Frame 1 (no input): blank canvas, image omitted
Frame 60 (no input): blank canvas, image omitted
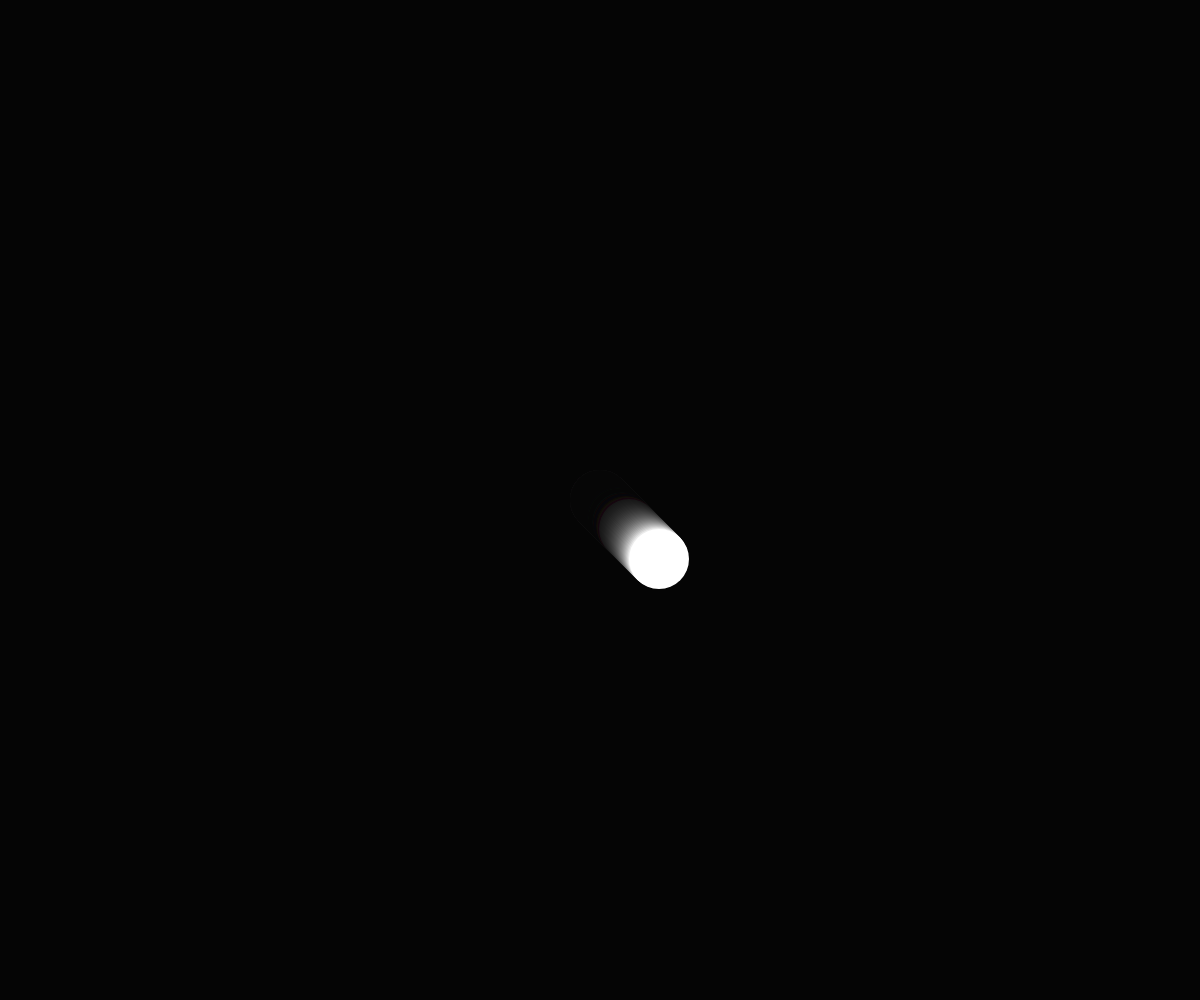
Frame 120 (the mouse pressed at the canvas centre since frame 60)

The p5.js sketch whose frames 1 and 60 were blank and that drew this single picture after the mouse press (run headless with seeded random() and noise() and a simulated clock; from frame 60 on, the mouse is pressed at the canvas centre):

// p5.js sketch
// ── sketch.js
var x = [];
var y = [];
var speed=0;

function setup() {
  createCanvas(windowWidth, windowHeight);

}

function draw() {
  background(0,0,0,20);
  for (var i=0;i<x.length;i++){
if (dist(x[i],y[i], mouseX, mouseY) > 40) {
  fill(255);
  }
  else{
fill(random(255), random(255), random(255));  
  
  }

noStroke()
 ellipse(x[i], y[i], 60, 60);
  x[i]++;
  y[i]++; 
  
  } 

} 


function mousePressed () {
  x.push(mouseX);
  y.push(mouseY);
}
